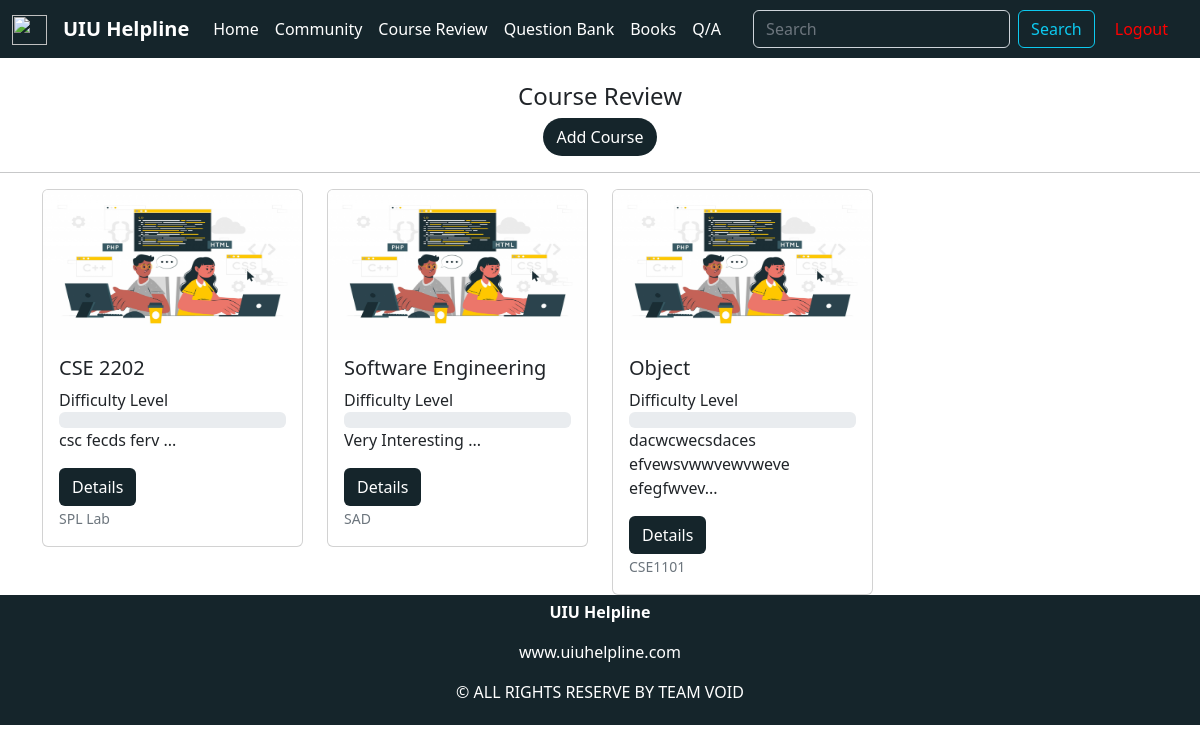
/courses.php, run on an earlier commit of the app's database.
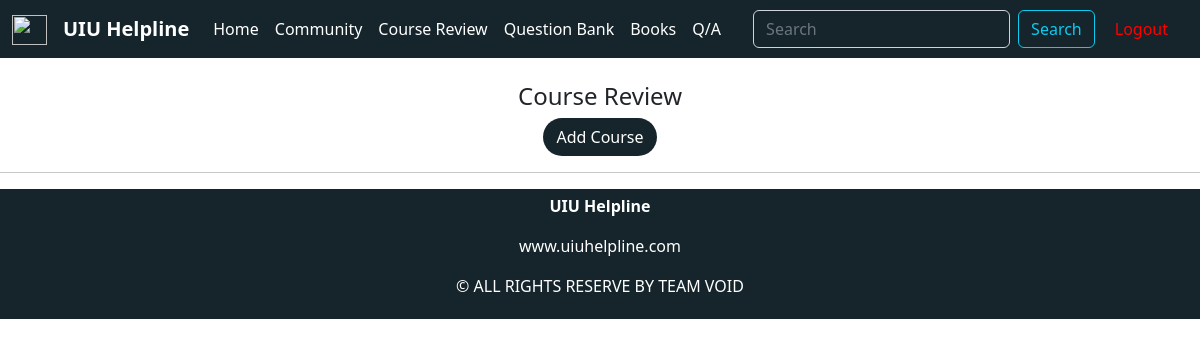
And on a later commit of the database.
### tables this page shows
CREATE TABLE `course_details` (
  `id` int(11) NOT NULL,
  `course_code` varchar(100) NOT NULL,
  `course_title` varchar(20) NOT NULL,
  `course_des` text NOT NULL,
  `prerequisite` varchar(10) NOT NULL,
  `offered_trimester` varchar(3) NOT NULL,
  `img` varchar(500) NOT NULL,
  `credit_hour` varchar(3) NOT NULL
);

### courses.php (the view, shortened to what this page needs)
<?php
$s_flag = false;
?>
<?php
include('components/header.php');
?>
<br>
<div class="container text-center">
    <h4>Course Review</h4>
    <a href="addNewCourse.php" class="btn" style="background-color: #15252B; color:white; border-radius:25px;">Add Course</a>
</div>
<hr>
<div class="container">
    <div class="row">
        <?php
        include('components/dbConnect.php');
        if($s_flag == false){
        $sql2 = "SELECT * FROM `course_details` WHERE 1 ORDER BY course_code DESC;";
        $result2 = mysqli_query($conn, $sql2);
        while ($row = mysqli_fetch_assoc($result2)) {
        ?>
            <div class="col-md-3">
                <div class="card">
                    <img src="img/<?php echo $row['img']; ?>" style="height: 150px;" class="card-img-top" alt="...">
                    <div class="card-body">
                        <h5 class="card-title"><?php echo $row['course_title']; ?></h5>
                        <label for="progress-bar">Difficulty Level</label>
                        <div class="progress">
                        </div>
                        <p class="card-text"><?php echo substr($row['course_des'], 0, 50) . '...'; ?></p>
                        <a href="course_des.php?course_id=<?php echo $row['id']; ?>& page= 1" class="btn" style="background-color:#15252B; color:white">Details</a>
                        <p class="card-text"><small class="text-muted"><?php echo $row['prerequisite']; ?></small></p>
                    </div>
                </div>
            </div>
        <?php }}
        else{
            while ($row = mysqli_fetch_assoc($result3)) {
                $t = $row['id'];
                $sql5 = "SELECT AVG(difficulty_level) as dl FROM `course_review` WHERE course_id = '$t';";
                $result5 = mysqli_query($conn, $sql5);
                $dl = mysqli_fetch_assoc($result5);
            ?>
                <div class="col-md-3">
                    <div class="card">
                        <img src="img/<?php echo $row['img']; ?>" style="height: 100px;" class="card-img-top" alt="...">
                        <div class="card-body">
                            <h5 class="card-title"><?php echo $row['course_title']; ?></h5>
                            <label for="progress-bar">Difficulty Level</label>
                            <div class="progress">
                                <div class="progress-bar" role="progressbar" aria-label="Basic example" style="width: <?php $l1 = ceil($dl['dl'])*20; echo $l1; ?>%; background-color:#15252B" aria-valuenow="25" aria-valuemin="0" aria-valuemax="100"></div>
                            </div>
                            <p class="card-text"><?php echo substr($row['course_des'], 0, 50) . '...'; ?></p>
                            <a href="course_des.php?course_id=<?php echo $row['id']; ?>& page= 1" class="btn" style="background-color:#15252B; color:white">Details</a>
                            <p class="card-text"><small class="text-muted"><?php echo $row['prerequisite']; ?></small></p>
                        </div>
                    </div>
                </div>
             <?php }}?>
    </div>
</div>
<?php
include('components/footer.php');
?>

What changed in the data, as far as the page shows it:
removed course_details: img (picture), course_title "CSE 2202", course_des "csc fecds ferv", prerequisite "SPL Lab"
removed course_details: img (picture), course_title "Software Engineering", course_des "Very Interesting", prerequisite "SAD"
removed course_details: img (picture), course_title "Object", course_des "dacwcwecsdaces efvewsvwwvewvweve efegfwvev", prerequisite "CSE1101"
